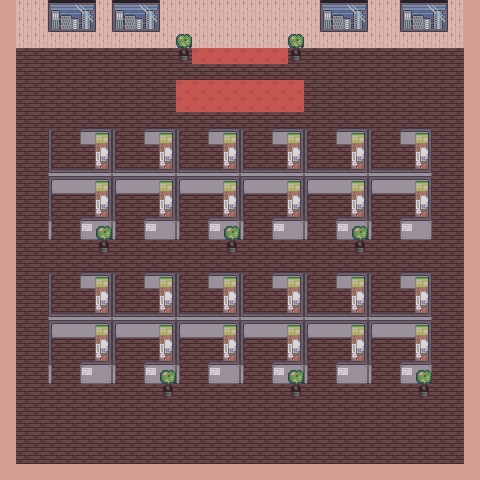

A 2D game scene composited from a Tiled map and its tileset images. What follows is a short description and the map's XML, with each tile layer's data collapsed to a summary:
An orthogonal 30x30 tile map with 16x16 px tiles, 3 tile layers (Ground, Decorations, Trees), 2 tilesets and 6 objects (elevator, scrap).

<map version="1.10" tiledversion="1.11.2" orientation="orthogonal" renderorder="right-down" width="30" height="30" tilewidth="16" tileheight="16" infinite="0" nextlayerid="7" nextobjectid="19">
 <editorsettings>
  <export target="game.lua" format="lua" />
 </editorsettings>
 <tileset firstgid="1" name="tileset" tilewidth="16" tileheight="16" tilecount="54" columns="9">
  <image source="tileset.png" width="144" height="96" />
 </tileset>
 <tileset firstgid="55" name="tileset2" tilewidth="16" tileheight="16" tilecount="256" columns="16">
  <image source="tileset2.png" width="256" height="256" />
 </tileset>
 <layer id="1" name="Ground" width="30" height="30">
  <data>[900 cells, 900 non-empty, 4 distinct tile ids]</data>
 </layer>
 <layer id="6" name="Decorations" width="30" height="30">
  <data>[900 cells, 366 non-empty, 35 distinct tile ids]</data>
 </layer>
 <objectgroup id="3" name="entities">
  <object id="1" name="elevator" x="192" y="48" width="96" height="16" />
  <object id="18" name="scrap" x="112" y="80" />
 </objectgroup>
 <layer id="2" name="Trees" width="30" height="30">
  <data>[900 cells, 16 non-empty, 2 distinct tile ids]</data>
 </layer>
 <objectgroup color="#ea0004" id="5" name="blocks">
  <object id="8" x="0" y="0" width="16" height="480" />
  <object id="12" x="464" y="0" width="16" height="480" />
  <object id="13" x="16" y="464" width="448" height="16" />
  <object id="14" x="16" y="0" width="448" height="32" />
 </objectgroup>
</map>